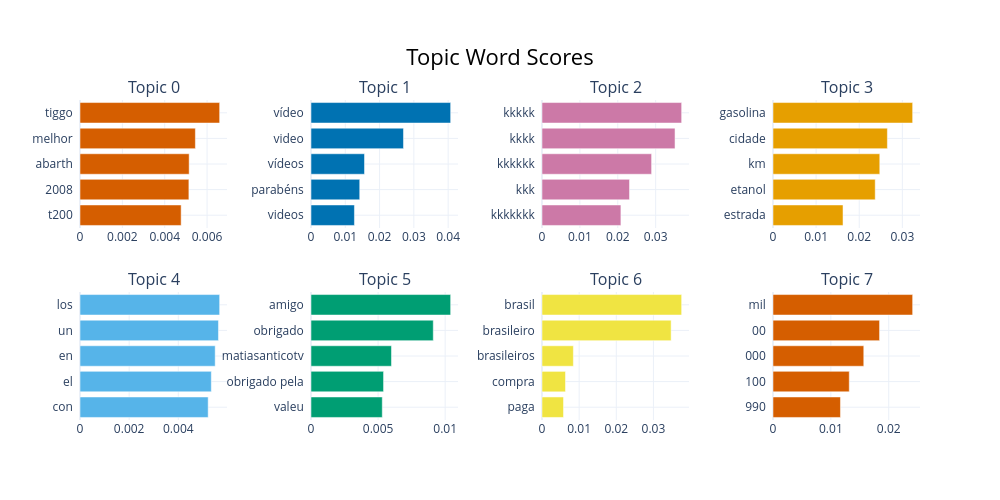

Here is the notebook cell this chart was saved with:
### Code cell
# Palavras mais relevantes por tópico (barras)

topic_model.visualize_barchart(top_n_topics=8)

### Figure 1 — Plotly figure (JSON) as saved in the notebook; plotly's stock layout.template omitted (floating-point values rounded to 4 significant figures)
{"data": [{"marker": {"color": "#D55E00"}, "orientation": "h", "type": "bar", "x": [0.004776, 0.005141, 0.005155, 0.005448, 0.006594], "xaxis": "x", "y": ["t200  ", "2008  ", "abarth  ", "melhor  ", "tiggo  "], "yaxis": "y"}, {"marker": {"color": "#0072B2"}, "orientation": "h", "type": "bar", "x": [0.01267, 0.01421, 0.0156, 0.02697, 0.04073], "xaxis": "x2", "y": ["videos  ", "parabéns  ", "vídeos  ", "video  ", "vídeo  "], "yaxis": "y2"}, {"marker": {"color": "#CC79A7"}, "orientation": "h", "type": "bar", "x": [0.02082, 0.02309, 0.02893, 0.03511, 0.03686], "xaxis": "x3", "y": ["kkkkkkk  ", "kkk  ", "kkkkkk  ", "kkkk  ", "kkkkk  "], "yaxis": "y3"}, {"marker": {"color": "#E69F00"}, "orientation": "h", "type": "bar", "x": [0.01624, 0.02371, 0.02477, 0.02653, 0.03239], "xaxis": "x4", "y": ["estrada  ", "etanol  ", "km  ", "cidade  ", "gasolina  "], "yaxis": "y4"}, {"marker": {"color": "#56B4E9"}, "orientation": "h", "type": "bar", "x": [0.005216, 0.005344, 0.005501, 0.005634, 0.005683], "xaxis": "x5", "y": ["con  ", "el  ", "en  ", "un  ", "los  "], "yaxis": "y5"}, {"marker": {"color": "#009E73"}, "orientation": "h", "type": "bar", "x": [0.005313, 0.005408, 0.005998, 0.009115, 0.01041], "xaxis": "x6", "y": ["valeu  ", "obrigado pela  ", "matiasanticotv  ", "obrigado  ", "amigo  "], "yaxis": "y6"}, {"marker": {"color": "#F0E442"}, "orientation": "h", "type": "bar", "x": [0.005792, 0.006326, 0.008449, 0.03477, 0.03761], "xaxis": "x7", "y": ["paga  ", "compra  ", "brasileiros  ", "brasileiro  ", "brasil  "], "yaxis": "y7"}, {"marker": {"color": "#D55E00"}, "orientation": "h", "type": "bar", "x": [0.01166, 0.01318, 0.01569, 0.01841, 0.02413], "xaxis": "x8", "y": ["990  ", "100  ", "000  ", "00  ", "mil  "], "yaxis": "y8"}], "layout": {"annotations": [{"font": {"size": 16}, "showarrow": false, "text": "Topic 0", "x": 0.0875, "xanchor": "center", "xref": "paper", "y": 1, "yanchor": "bottom", "yref": "paper"}, {"font": {"size": 16}, "showarrow": false, "text": "Topic 1", "x": 0.3625, "xanchor": "center", "xref": "paper", "y": 1, "yanchor": "bottom", "yref": "paper"}, {"font": {"size": 16}, "showarrow": false, "text": "Topic 2", "x": 0.6375, "xanchor": "center", "xref": "paper", "y": 1, "yanchor": "bottom", "yref": "paper"}, {"font": {"size": 16}, "showarrow": false, "text": "Topic 3", "x": 0.9125, "xanchor": "center", "xref": "paper", "y": 1, "yanchor": "bottom", "yref": "paper"}, {"font": {"size": 16}, "showarrow": false, "text": "Topic 4", "x": 0.0875, "xanchor": "center", "xref": "paper", "y": 0.4, "yanchor": "bottom", "yref": "paper"}, {"font": {"size": 16}, "showarrow": false, "text": "Topic 5", "x": 0.3625, "xanchor": "center", "xref": "paper", "y": 0.4, "yanchor": "bottom", "yref": "paper"}, {"font": {"size": 16}, "showarrow": false, "text": "Topic 6", "x": 0.6375, "xanchor": "center", "xref": "paper", "y": 0.4, "yanchor": "bottom", "yref": "paper"}, {"font": {"size": 16}, "showarrow": false, "text": "Topic 7", "x": 0.9125, "xanchor": "center", "xref": "paper", "y": 0.4, "yanchor": "bottom", "yref": "paper"}], "height": 500, "hoverlabel": {"bgcolor": "white", "font": {"family": "Rockwell", "size": 16}}, "showlegend": false, "title": {"font": {"color": "Black", "size": 22}, "text": "Topic Word Scores", "x": 0.5, "xanchor": "center", "yanchor": "top"}, "width": 1000, "xaxis": {"anchor": "y", "domain": [0, 0.175], "showgrid": true}, "xaxis2": {"anchor": "y2", "domain": [0.275, 0.45], "showgrid": true}, "xaxis3": {"anchor": "y3", "domain": [0.55, 0.725], "showgrid": true}, "xaxis4": {"anchor": "y4", "domain": [0.825, 1], "showgrid": true}, "xaxis5": {"anchor": "y5", "domain": [0, 0.175], "showgrid": true}, "xaxis6": {"anchor": "y6", "domain": [0.275, 0.45], "showgrid": true}, "xaxis7": {"anchor": "y7", "domain": [0.55, 0.725], "showgrid": true}, "xaxis8": {"anchor": "y8", "domain": [0.825, 1], "showgrid": true}, "yaxis": {"anchor": "x", "domain": [0.6, 1], "showgrid": true}, "yaxis2": {"anchor": "x2", "domain": [0.6, 1], "showgrid": true}, "yaxis3": {"anchor": "x3", "domain": [0.6, 1], "showgrid": true}, "yaxis4": {"anchor": "x4", "domain": [0.6, 1], "showgrid": true}, "yaxis5": {"anchor": "x5", "domain": [0, 0.4], "showgrid": true}, "yaxis6": {"anchor": "x6", "domain": [0, 0.4], "showgrid": true}, "yaxis7": {"anchor": "x7", "domain": [0, 0.4], "showgrid": true}, "yaxis8": {"anchor": "x8", "domain": [0, 0.4], "showgrid": true}}}
